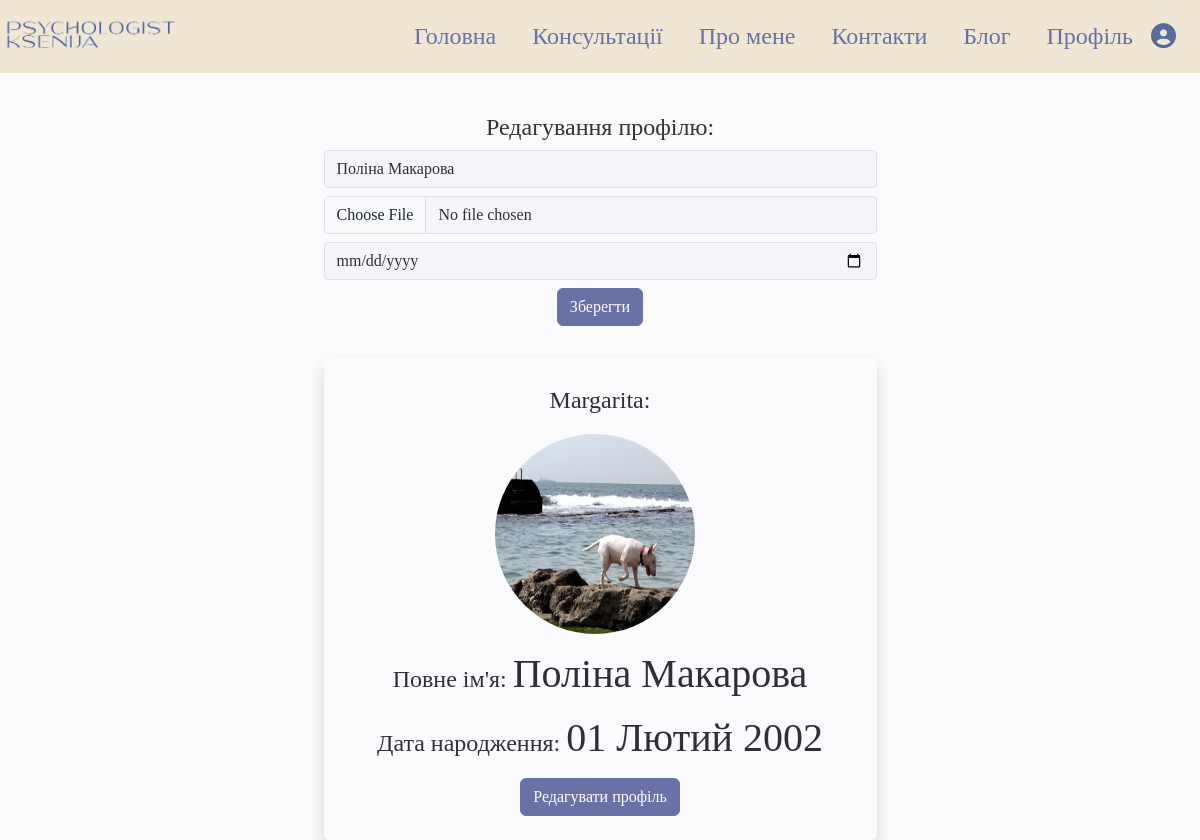
/profile/profile/edit/ (signed in), run on the app's committed database.
### profiles/models.py (models this page shows, shortened)
class UserProfile(models.Model):
    user = models.OneToOneField(User, on_delete=models.CASCADE, verbose_name='Користувач')
    full_name = models.CharField(max_length=255, blank=True, verbose_name='Повне ім\'я')
    avatar = models.ImageField(upload_to='avatars/', blank=True, null=True, verbose_name='Аватар')
    date_of_birth = models.DateField(blank=True, null=True, verbose_name='Дата народження')
    class Meta:
        verbose_name = 'Профіль користувача'
        verbose_name_plural = 'Профілі користувачів'

### profiles/views.py (the view, shortened to what this page needs)
# urls.py: path('profile/edit/', edit_profile, name='edit_profile'),
def edit_profile(request):
    try:
        profile = UserProfile.objects.get(user=request.user)
    except UserProfile.DoesNotExist:
        profile = None
    return render(request, 'profiles/edit_profile.html', {'profile': profile})

### profiles/templates/profiles/edit_profile.html (shortened to what this page needs)
{% extends 'main/base.html' %}
{% load static %}
{% block content %}
<link rel="stylesheet" type="text/css" href="{% static 'profiles/profiles_styles.css' %}">
<div class="container mt-4">
  <div class="row justify-content-center">
    <div class="col-6 align-items-center">
        <div class="text-center">
            <h3 class="blog-title mt-3">Редагування профілю:</h3>
            <form method="post" enctype="multipart/form-data" action="{% url 'edit_profile' %}">
                <input type="text" name="full_name" id="id_full_name" class="form-control mb-2" placeholder="Повне імя" value="{{ profile.full_name }}">
                <input type="file" name="avatar" accept="image/*" class="form-control  mb-2">
                {% load l10n %}
                <input type="date" name="date_of_birth" id="id_birth" class="form-control mb-2" value="{{ profile.date_of_birth|date:"d F Y" }}">
                <button type="submit" class="btn btn-outline-primary mb-2">Зберегти</button>
            </form>
            <div class="text-center rounded shadow p-4 mt-4">
                {% if profile %}
                        <p>{{ profile.user.username }}:</p>
                        <img src="{{ profile.avatar.url }}" alt="{{ profile.user.username }}'s Avatar" class="profile-avatar">
                        <div class="profile-info">
                            <p><h4>Повне ім'я: <span class="name">{{ profile.full_name }}</span></h4></p>
                            <p><h4>Дата народження: <span class="name">{{ profile.date_of_birth|date:"d F Y"}}</span></h4></p>
                            <a href="{% url 'edit_profile' %}" class="btn btn-outline-primary">Редагувати профіль</a>
                        </div>
                {% else %}
                    <p class="profile-not-found">Профіль не знайдено.</p>
                    <a href="{% url 'edit_profile' %}" class="btn btn-outline-primary">Створити профіль</a>
                {% endif %}
            </div>
        </div>
    </div>
  </div>
</div>
{% endblock %}

### main/static/style.css (style rules this page uses)
body { margin: 0; padding: 0; background-color: #fbfafc; margin-left: 0; font-family: 'Cormorant Garamond', serif; }
h1, h2, h3 { color: #2d3135; font-family: 'Cormorant Garamond', serif; }
.container { width: 100%; padding: 0 5px; }
.form-control { background-color: #e9edf561; color: #2d3135; border-radius: 4px; }
.btn-outline-primary { color: #fff; background-color: #6972a6; border-color: #6972a6; }

### profiles/static/profiles/profiles_styles.css (style rules this page uses)
:root { --primary-color: #b8bcb753; --button-color: #606a5c8f; --hover-color: #c3c6c695; --secondary-color: #fbfafc; --box-shadow: 0 5px 10px rgba(53, 52, 52, 0.159); --border-color: #1c073843; --text-color: #6972a6; --background-color: #fbfafc; --form-background: #e9edf561; --font-family: 'Cormorant Garamond', serif; --article-background: #f7f6f361; --article-text-color: #2d3135; --navbar-color-base: #efe6d4; }
p { font-family: var(--font-family); font-size: 1.5rem; color: var(--article-text-color); }
.name { font-size: 2.5rem; }
.container { margin-top: 20px; background-color: var(--background-color); color: var(--article-text-color); }
.blog-title { font-size: 24px; color: #333; text-align: center; }
.profile-info { margin-top: 10px; }
.profile-avatar { width: 200px; height: 200px; border-radius: 100%; margin-right: 10px; }
button { padding: 8px 12px; color: var(--article-text-color); background-color: var(--hover-color); border-radius: 4px; cursor: pointer; }

### data on the page
UserProfile: full_name "Поліна Макарова", user.username "Margarita", avatar (picture), date_of_birth "01 Лютий 2002"
